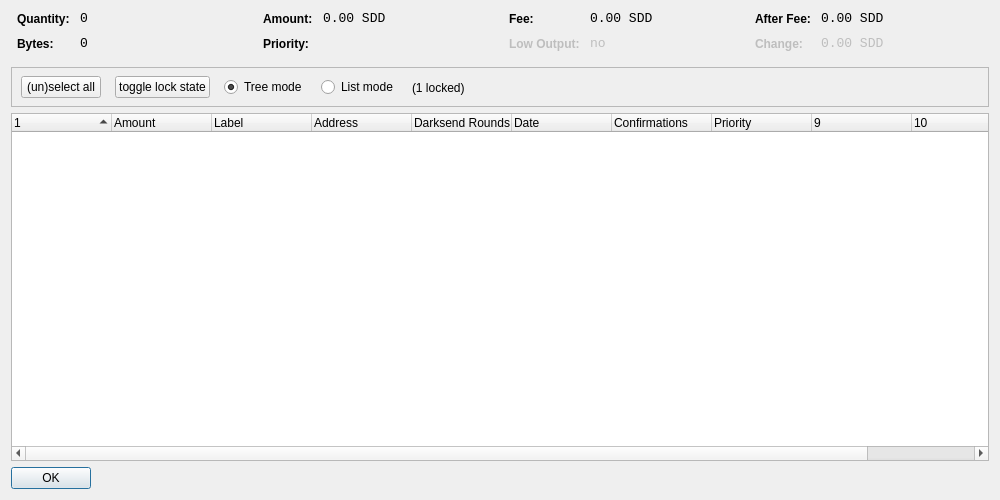
<?xml version="1.0" encoding="UTF-8"?>
<ui version="4.0">
 <class>CoinControlDialog</class>
 <widget class="QDialog" name="CoinControlDialog">
  <property name="geometry">
   <rect>
    <x>0</x>
    <y>0</y>
    <width>1000</width>
    <height>500</height>
   </rect>
  </property>
  <property name="windowTitle">
   <string>Coin Control</string>
  </property>
  <layout class="QVBoxLayout" name="verticalLayout">
   <item>
    <layout class="QHBoxLayout" name="horizontalLayoutTop" stretch="0,0,0,0">
     <property name="topMargin">
      <number>0</number>
     </property>
     <property name="bottomMargin">
      <number>10</number>
     </property>
     <item>
      <layout class="QFormLayout" name="formLayoutCoinControl1">
       <property name="horizontalSpacing">
        <number>10</number>
       </property>
       <property name="verticalSpacing">
        <number>10</number>
       </property>
       <property name="leftMargin">
        <number>6</number>
       </property>
       <property name="rightMargin">
        <number>6</number>
       </property>
       <item row="0" column="0">
        <widget class="QLabel" name="labelCoinControlQuantityText">
         <property name="styleSheet">
          <string notr="true">font-weight:bold;</string>
         </property>
         <property name="text">
          <string>Quantity:</string>
         </property>
        </widget>
       </item>
       <item row="0" column="1">
        <widget class="QLabel" name="labelCoinControlQuantity">
         <property name="font">
          <font>
           <family>Monospace</family>
           <pointsize>10</pointsize>
          </font>
         </property>
         <property name="cursor">
          <cursorShape>IBeamCursor</cursorShape>
         </property>
         <property name="contextMenuPolicy">
          <enum>Qt::ActionsContextMenu</enum>
         </property>
         <property name="text">
          <string notr="true">0</string>
         </property>
         <property name="textInteractionFlags">
          <set>Qt::LinksAccessibleByMouse|Qt::TextSelectableByKeyboard|Qt::TextSelectableByMouse</set>
         </property>
        </widget>
       </item>
       <item row="1" column="0">
        <widget class="QLabel" name="labelCoinControlBytesText">
         <property name="styleSheet">
          <string notr="true">font-weight:bold;</string>
         </property>
         <property name="text">
          <string>Bytes:</string>
         </property>
        </widget>
       </item>
       <item row="1" column="1">
        <widget class="QLabel" name="labelCoinControlBytes">
         <property name="font">
          <font>
           <family>Monospace</family>
           <pointsize>10</pointsize>
          </font>
         </property>
         <property name="cursor">
          <cursorShape>IBeamCursor</cursorShape>
         </property>
         <property name="contextMenuPolicy">
          <enum>Qt::ActionsContextMenu</enum>
         </property>
         <property name="text">
          <string notr="true">0</string>
         </property>
         <property name="textInteractionFlags">
          <set>Qt::LinksAccessibleByMouse|Qt::TextSelectableByKeyboard|Qt::TextSelectableByMouse</set>
         </property>
        </widget>
       </item>
      </layout>
     </item>
     <item>
      <layout class="QFormLayout" name="formLayoutCoinControl2">
       <property name="horizontalSpacing">
        <number>10</number>
       </property>
       <property name="verticalSpacing">
        <number>10</number>
       </property>
       <property name="leftMargin">
        <number>6</number>
       </property>
       <property name="rightMargin">
        <number>6</number>
       </property>
       <item row="0" column="0">
        <widget class="QLabel" name="labelCoinControlAmountText">
         <property name="styleSheet">
          <string notr="true">font-weight:bold;</string>
         </property>
         <property name="text">
          <string>Amount:</string>
         </property>
        </widget>
       </item>
       <item row="0" column="1">
        <widget class="QLabel" name="labelCoinControlAmount">
         <property name="font">
          <font>
           <family>Monospace</family>
           <pointsize>10</pointsize>
          </font>
         </property>
         <property name="cursor">
          <cursorShape>IBeamCursor</cursorShape>
         </property>
         <property name="contextMenuPolicy">
          <enum>Qt::ActionsContextMenu</enum>
         </property>
         <property name="text">
          <string notr="true">0.00 SDD</string>
         </property>
         <property name="textInteractionFlags">
          <set>Qt::LinksAccessibleByMouse|Qt::TextSelectableByKeyboard|Qt::TextSelectableByMouse</set>
         </property>
        </widget>
       </item>
       <item row="1" column="0">
        <widget class="QLabel" name="labelCoinControlPriorityText">
         <property name="styleSheet">
          <string notr="true">font-weight:bold;</string>
         </property>
         <property name="text">
          <string>Priority:</string>
         </property>
        </widget>
       </item>
       <item row="1" column="1">
        <widget class="QLabel" name="labelCoinControlPriority">
         <property name="font">
          <font>
           <family>Monospace</family>
           <pointsize>10</pointsize>
          </font>
         </property>
         <property name="cursor">
          <cursorShape>IBeamCursor</cursorShape>
         </property>
         <property name="contextMenuPolicy">
          <enum>Qt::ActionsContextMenu</enum>
         </property>
         <property name="text">
          <string/>
         </property>
         <property name="textInteractionFlags">
          <set>Qt::LinksAccessibleByMouse|Qt::TextSelectableByKeyboard|Qt::TextSelectableByMouse</set>
         </property>
        </widget>
       </item>
      </layout>
     </item>
     <item>
      <layout class="QFormLayout" name="formLayoutCoinControl3">
       <property name="horizontalSpacing">
        <number>10</number>
       </property>
       <property name="verticalSpacing">
        <number>10</number>
       </property>
       <property name="leftMargin">
        <number>6</number>
       </property>
       <property name="rightMargin">
        <number>6</number>
       </property>
       <item row="0" column="0">
        <widget class="QLabel" name="labelCoinControlFeeText">
         <property name="styleSheet">
          <string notr="true">font-weight:bold;</string>
         </property>
         <property name="text">
          <string>Fee:</string>
         </property>
        </widget>
       </item>
       <item row="0" column="1">
        <widget class="QLabel" name="labelCoinControlFee">
         <property name="font">
          <font>
           <family>Monospace</family>
           <pointsize>10</pointsize>
          </font>
         </property>
         <property name="cursor">
          <cursorShape>IBeamCursor</cursorShape>
         </property>
         <property name="contextMenuPolicy">
          <enum>Qt::ActionsContextMenu</enum>
         </property>
         <property name="text">
          <string notr="true">0.00 SDD</string>
         </property>
         <property name="textInteractionFlags">
          <set>Qt::LinksAccessibleByMouse|Qt::TextSelectableByKeyboard|Qt::TextSelectableByMouse</set>
         </property>
        </widget>
       </item>
       <item row="1" column="0">
        <widget class="QLabel" name="labelCoinControlLowOutputText">
         <property name="enabled">
          <bool>false</bool>
         </property>
         <property name="styleSheet">
          <string notr="true">font-weight:bold;</string>
         </property>
         <property name="text">
          <string>Low Output:</string>
         </property>
        </widget>
       </item>
       <item row="1" column="1">
        <widget class="QLabel" name="labelCoinControlLowOutput">
         <property name="enabled">
          <bool>false</bool>
         </property>
         <property name="font">
          <font>
           <family>Monospace</family>
           <pointsize>10</pointsize>
          </font>
         </property>
         <property name="cursor">
          <cursorShape>IBeamCursor</cursorShape>
         </property>
         <property name="contextMenuPolicy">
          <enum>Qt::ActionsContextMenu</enum>
         </property>
         <property name="text">
          <string notr="true">no</string>
         </property>
         <property name="textInteractionFlags">
          <set>Qt::LinksAccessibleByMouse|Qt::TextSelectableByKeyboard|Qt::TextSelectableByMouse</set>
         </property>
        </widget>
       </item>
      </layout>
     </item>
     <item>
      <layout class="QFormLayout" name="formLayoutCoinControl4">
       <property name="horizontalSpacing">
        <number>10</number>
       </property>
       <property name="verticalSpacing">
        <number>10</number>
       </property>
       <property name="leftMargin">
        <number>6</number>
       </property>
       <property name="rightMargin">
        <number>6</number>
       </property>
       <item row="0" column="0">
        <widget class="QLabel" name="labelCoinControlAfterFeeText">
         <property name="styleSheet">
          <string notr="true">font-weight:bold;</string>
         </property>
         <property name="text">
          <string>After Fee:</string>
         </property>
        </widget>
       </item>
       <item row="0" column="1">
        <widget class="QLabel" name="labelCoinControlAfterFee">
         <property name="font">
          <font>
           <family>Monospace</family>
           <pointsize>10</pointsize>
          </font>
         </property>
         <property name="cursor">
          <cursorShape>IBeamCursor</cursorShape>
         </property>
         <property name="contextMenuPolicy">
          <enum>Qt::ActionsContextMenu</enum>
         </property>
         <property name="text">
          <string notr="true">0.00 SDD</string>
         </property>
         <property name="textInteractionFlags">
          <set>Qt::LinksAccessibleByMouse|Qt::TextSelectableByKeyboard|Qt::TextSelectableByMouse</set>
         </property>
        </widget>
       </item>
       <item row="1" column="0">
        <widget class="QLabel" name="labelCoinControlChangeText">
         <property name="enabled">
          <bool>false</bool>
         </property>
         <property name="styleSheet">
          <string notr="true">font-weight:bold;</string>
         </property>
         <property name="text">
          <string>Change:</string>
         </property>
        </widget>
       </item>
       <item row="1" column="1">
        <widget class="QLabel" name="labelCoinControlChange">
         <property name="enabled">
          <bool>false</bool>
         </property>
         <property name="font">
          <font>
           <family>Monospace</family>
           <pointsize>10</pointsize>
          </font>
         </property>
         <property name="cursor">
          <cursorShape>IBeamCursor</cursorShape>
         </property>
         <property name="contextMenuPolicy">
          <enum>Qt::ActionsContextMenu</enum>
         </property>
         <property name="text">
          <string notr="true">0.00 SDD</string>
         </property>
         <property name="textInteractionFlags">
          <set>Qt::LinksAccessibleByMouse|Qt::TextSelectableByKeyboard|Qt::TextSelectableByMouse</set>
         </property>
        </widget>
       </item>
      </layout>
     </item>
    </layout>
   </item>
   <item>
    <widget class="QFrame" name="frame">
     <property name="minimumSize">
      <size>
       <width>0</width>
       <height>40</height>
      </size>
     </property>
     <property name="frameShape">
      <enum>QFrame::StyledPanel</enum>
     </property>
     <property name="frameShadow">
      <enum>QFrame::Sunken</enum>
     </property>
     <widget class="QWidget" name="horizontalLayoutWidget">
      <property name="geometry">
       <rect>
        <x>10</x>
        <y>0</y>
        <width>781</width>
        <height>41</height>
       </rect>
      </property>
      <layout class="QHBoxLayout" name="horizontalLayoutPanel" stretch="0,0,0,0,0">
       <property name="spacing">
        <number>14</number>
       </property>
       <item>
        <widget class="QPushButton" name="pushButtonSelectAll">
         <property name="sizePolicy">
          <sizepolicy hsizetype="Maximum" vsizetype="Fixed">
           <horstretch>0</horstretch>
           <verstretch>0</verstretch>
          </sizepolicy>
         </property>
         <property name="text">
          <string>(un)select all</string>
         </property>
        </widget>
       </item>
        <item>
         <widget class="QPushButton" name="pushButtonToggleLock">
          <property name="sizePolicy">
           <sizepolicy hsizetype="Maximum" vsizetype="Fixed">
            <horstretch>0</horstretch>
            <verstretch>0</verstretch>
           </sizepolicy>
          </property>
          <property name="text">
           <string>toggle lock state</string>
          </property>
          <property name="autoDefault">
           <bool>false</bool>
          </property>
         </widget>
        </item>
       <item>
        <widget class="QRadioButton" name="radioTreeMode">
         <property name="sizePolicy">
          <sizepolicy hsizetype="Maximum" vsizetype="Fixed">
           <horstretch>0</horstretch>
           <verstretch>0</verstretch>
          </sizepolicy>
         </property>
         <property name="text">
          <string>Tree mode</string>
         </property>
         <property name="checked">
          <bool>true</bool>
         </property>
        </widget>
       </item>
       <item>
        <widget class="QRadioButton" name="radioListMode">
         <property name="sizePolicy">
          <sizepolicy hsizetype="Maximum" vsizetype="Fixed">
           <horstretch>0</horstretch>
           <verstretch>0</verstretch>
          </sizepolicy>
         </property>
         <property name="text">
          <string>List mode</string>
         </property>
        </widget>
       </item>
        <item>
         <widget class="QLabel" name="labelLocked">
          <property name="text">
           <string>(1 locked)</string>
          </property>
         </widget>
        </item>
       <item>
        <spacer name="horizontalSpacer">
         <property name="orientation">
          <enum>Qt::Horizontal</enum>
         </property>
         <property name="sizeHint" stdset="0">
          <size>
           <width>40</width>
           <height>20</height>
          </size>
         </property>
        </spacer>
       </item>
      </layout>
     </widget>
    </widget>
   </item>
   <item>
    <widget class="CoinControlTreeWidget" name="treeWidget">
     <property name="contextMenuPolicy">
      <enum>Qt::CustomContextMenu</enum>
     </property>
     <property name="sortingEnabled">
      <bool>false</bool>
     </property>
     <property name="columnCount">
      <number>11</number>
     </property>
     <attribute name="headerShowSortIndicator" stdset="0">
      <bool>true</bool>
     </attribute>
     <attribute name="headerStretchLastSection">
      <bool>false</bool>
     </attribute>
     <column>
      <property name="text">
       <string/>
      </property>
     </column>
     <column>
      <property name="text">
       <string>Amount</string>
      </property>
     </column>
     <column>
      <property name="text">
       <string>Label</string>
      </property>
     </column>
     <column>
      <property name="text">
       <string>Address</string>
      </property>
     </column>
     <column>
      <property name="text">
       <string>Darksend Rounds</string>
      </property>
    </column>
     <column>
      <property name="text">
       <string>Date</string>
      </property>
     </column>
     <column>
      <property name="text">
       <string>Confirmations</string>
      </property>
      <property name="toolTip">
       <string>Confirmed</string>
      </property>
     </column>
     <column>
      <property name="text">
       <string>Priority</string>
      </property>
     </column>
     <column>
      <property name="text">
       <string/>
      </property>
     </column>
     <column>
      <property name="text">
       <string/>
      </property>
     </column>
     <column>
      <property name="text">
       <string/>
      </property>
     </column>
     <column>
      <property name="text">
       <string/>
      </property>
     </column>
    </widget>
   </item>
   <item>
    <widget class="QDialogButtonBox" name="buttonBox">
     <property name="sizePolicy">
      <sizepolicy hsizetype="Maximum" vsizetype="Fixed">
       <horstretch>0</horstretch>
       <verstretch>0</verstretch>
      </sizepolicy>
     </property>
     <property name="orientation">
      <enum>Qt::Horizontal</enum>
     </property>
     <property name="standardButtons">
      <set>QDialogButtonBox::Ok</set>
     </property>
    </widget>
   </item>
  </layout>
 </widget>
 <customwidgets>
  <customwidget>
   <class>CoinControlTreeWidget</class>
   <extends>QTreeWidget</extends>
   <header>coincontroltreewidget.h</header>
  </customwidget>
 </customwidgets>
 <resources/>
 <connections/>
</ui>
